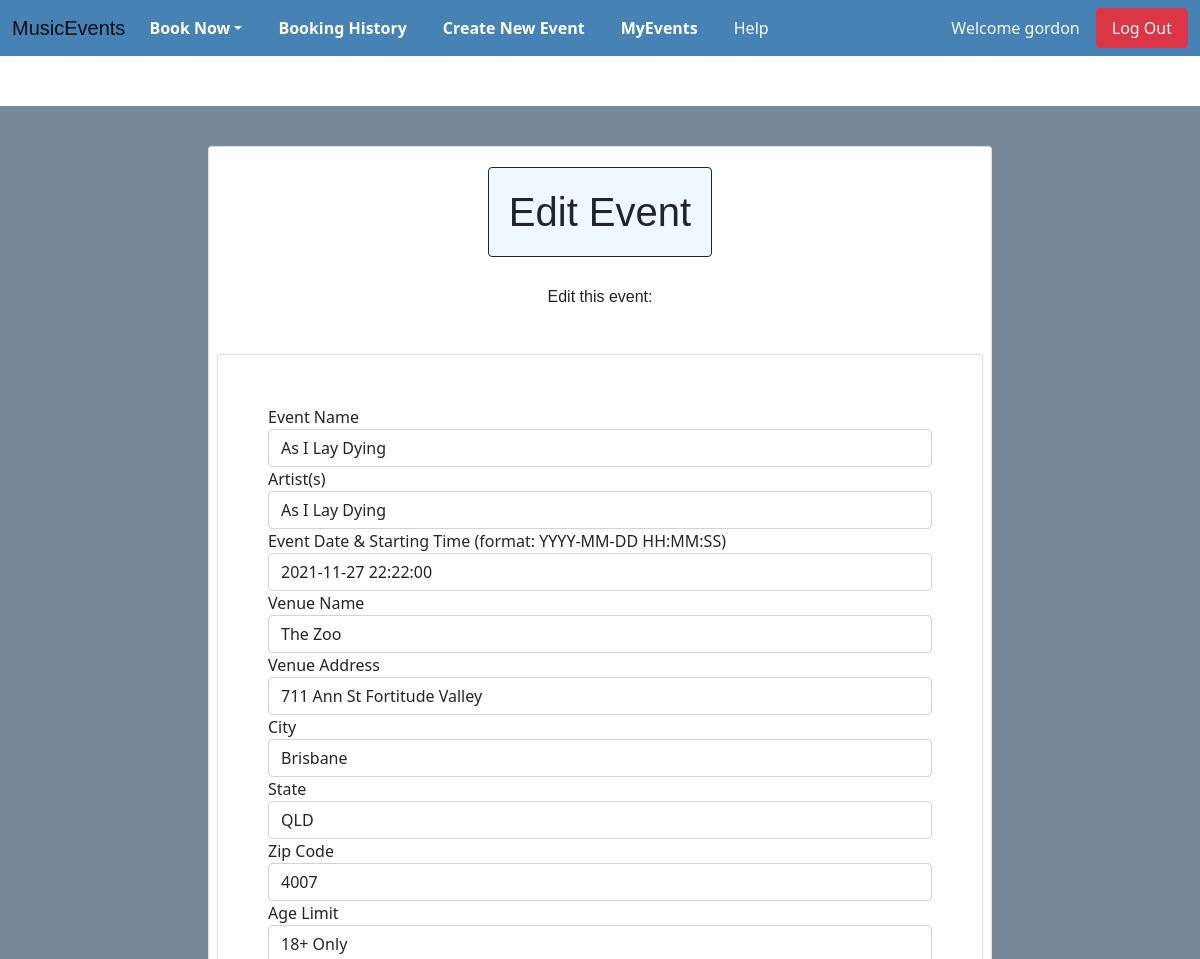
The page /events/edit_event/30 (signed in, upper part) on the database as committed earlier.
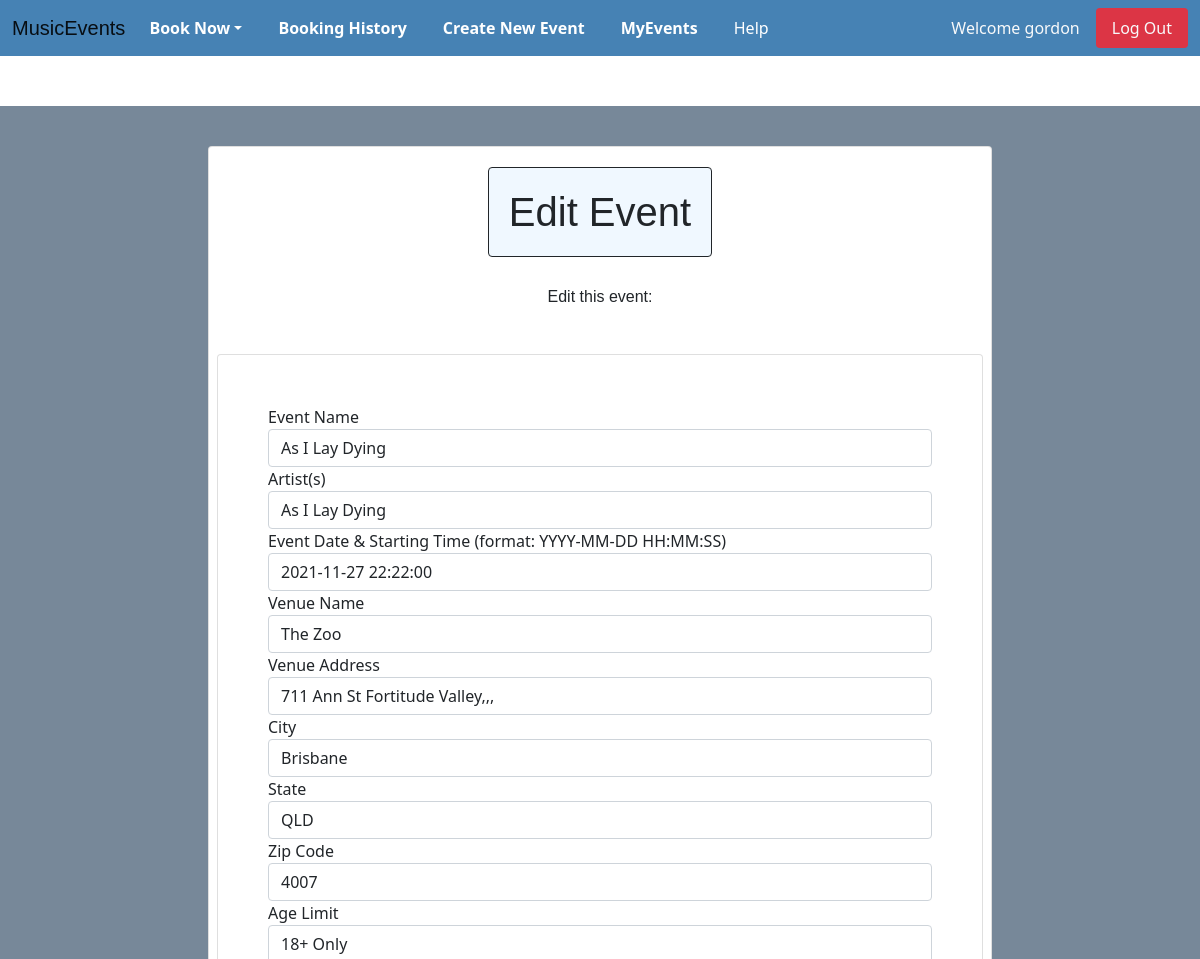
The same page on the database as committed later.
### website/models.py (models this page shows, shortened)
class Event(db.Model):
    __tablename__ = 'events'
    id = db.Column(db.Integer, primary_key=True)
    name = db.Column(db.String(80))
    artist = db.Column(db.String(80))
    date = db.Column(db.DateTime(20))
    venue = db.Column(db.String(80))
    venue_address = db.Column(db.String(255))
    city = db.Column(db.String(60))
    state = db.Column(db.String(10))
    zipcode = db.Column(db.Integer)
    category = db.Column(db.String(20))
    ages = db.Column(db.String(20))
    description = db.Column(db.String(2000))
    price = (db.Column(db.Integer))
    quota = db.Column(db.Integer, default = 1)
    image = db.Column(db.String(400))
    owner = db.Column(db.Integer, db.ForeignKey('users.id'))
    comments = db.relationship('Comment', backref='events')
    booking = db.relationship('Booking', backref='events')
    status = db.relationship('Event_Status', backref ='events')

### website/events.py (the view, shortened to what this page needs)
@bp.route('/edit_event/<id>', methods = ['GET', 'POST'])
@login_required
def edit_event(id):
    event_to_edit = Event.query.get(id)
    if request.method == 'GET':
        pass
        form = EventForm()
        form.name.data = event_to_edit.name
        form.artist.data = event_to_edit.artist
        form.date.data = event_to_edit.date
        form.venue.data = event_to_edit.venue
        form.venue_address.data = event_to_edit.venue_address
        form.city.data = event_to_edit.city
        form.state.data = event_to_edit.state
        form.zipcode.data = event_to_edit.zipcode
        form.ages.data = event_to_edit.ages
        form.category.data = event_to_edit.category
        form.event_status.data = event_to_edit.status[0]
        form.description.data = event_to_edit.description
        form.price.data = event_to_edit.price
        form.ticket_num.data = event_to_edit.quota
        return render_template('events/edit.html', form=form, event_to_edit=event_to_edit)

### website/templates/events/edit.html (shortened to what this page needs)
{% extends 'base.html' %}
{% import "bootstrap/wtf.html" as wtf %}
{% block content %}
<div class="container-fluid backgroundCustom margin4 card2 pad">
  <div class="container-fluid">
    <div class="row pad">
      <div class="pad card col-lg-8 col-md-6 col-xs-2">
        <h1 class = "text-center pad changeFont card backgroundCustom2 border-dark">Edit Event</h1>
        <h6 class = "text-center changeFont pad">Edit this event:</h6>
        <div class="row pad">
          <div class="card form1 pad margin4">
              {{ wtf.quick_form(form, button_map={'submit':'success'}) }}
          </div>
        </div>
      </div>
    </div>
  </div>
</div>
{% endblock %}

Rows that differ between the two databases and show on the page:
changed Event "As I Lay Dying": venue_address "711 Ann St Fortitude Valley" → "711 Ann St Fortitude Valley,,,"
